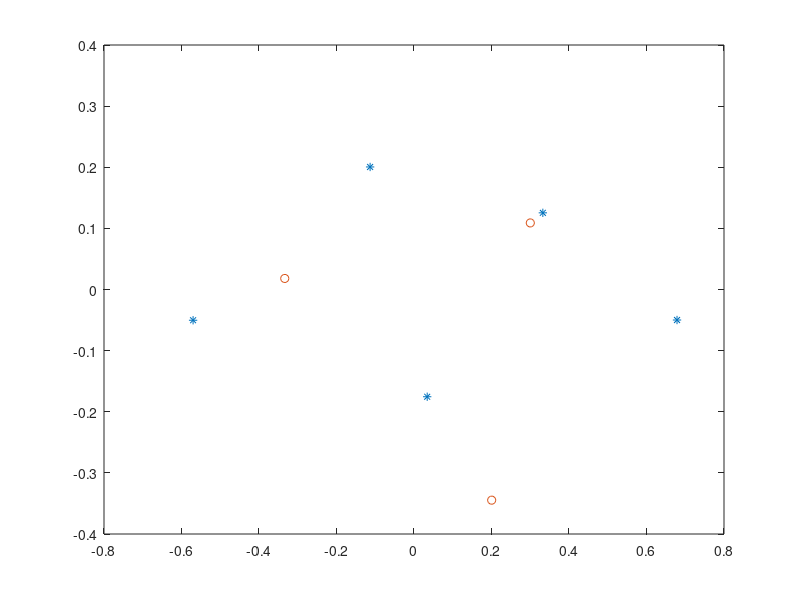

The MATLAB script that drew this image:
clear;
clc;
N = [  70 0 0
       45 45 0
       30 30 30
      0 80 20
        35 5 10 ]
% N = [11 14 107 75 ;
%  1 10 60 30 ;
%  23 2 166 40]

 [I J] = size(N)  
 
%  [L K] = size(N) 
 n = sum(sum(N)) % total
 % ------------ tableau des frequences
 freq = N./n
 %  -----------  distribution marginale
 nj = sum(N) % les  colonnes
 ni = sum(N')  % les lignes
 % ------------
 DI = diag(ni)
 DJ = diag(nj)
 % profil lignes et profil colonnes
 XI = DI^-1 * N
 XJ = (DJ^-1)' * N'
 
 RIJ = DI^(-1) * N
 CIJ = N*DJ^(-1)
 % -------- metrique de khi2
 MI = n * DJ^-1
 MJ = n * DI^-1
 % matrice variance covariance
 VI = XI' * (1/n * DI) * XI
 VJ = XJ' * (1/n * DJ) * XJ
 %
 MIVI = MI * VI
 MJVJ = MJ * VJ
 %
 [vect_I val_I] = eig(MIVI)
 [vect_J val_J] = eig(MJVJ)
 %
 %Variabilidad explicada para las filas
 val_I2=diag(val_I);
 var_I=val_I2(2:length(val_I2));
 var_I=var_I/sum(var_I)*100;
explicacion_filas=[val_I2(2:length(val_I2)) var_I cumsum(var_I)]
 %Variabilidad explicada para las columnas
 val_J2=diag(val_J);
 var_J=val_J2(2:length(val_J2));
 var_J=var_J/sum(var_J)*100;
 explicacion_columnas=[val_J2(2:length(val_J2)) var_J cumsum(var_J)]
% 
 c = XI * vect_I
 d = XJ * vect_J
 %
 figure
 plot(c(:,2),c(:,3),'*')%coordone ligne
 hold on
 plot(d(:,2),d(:,3),'o')%coordonne colonne